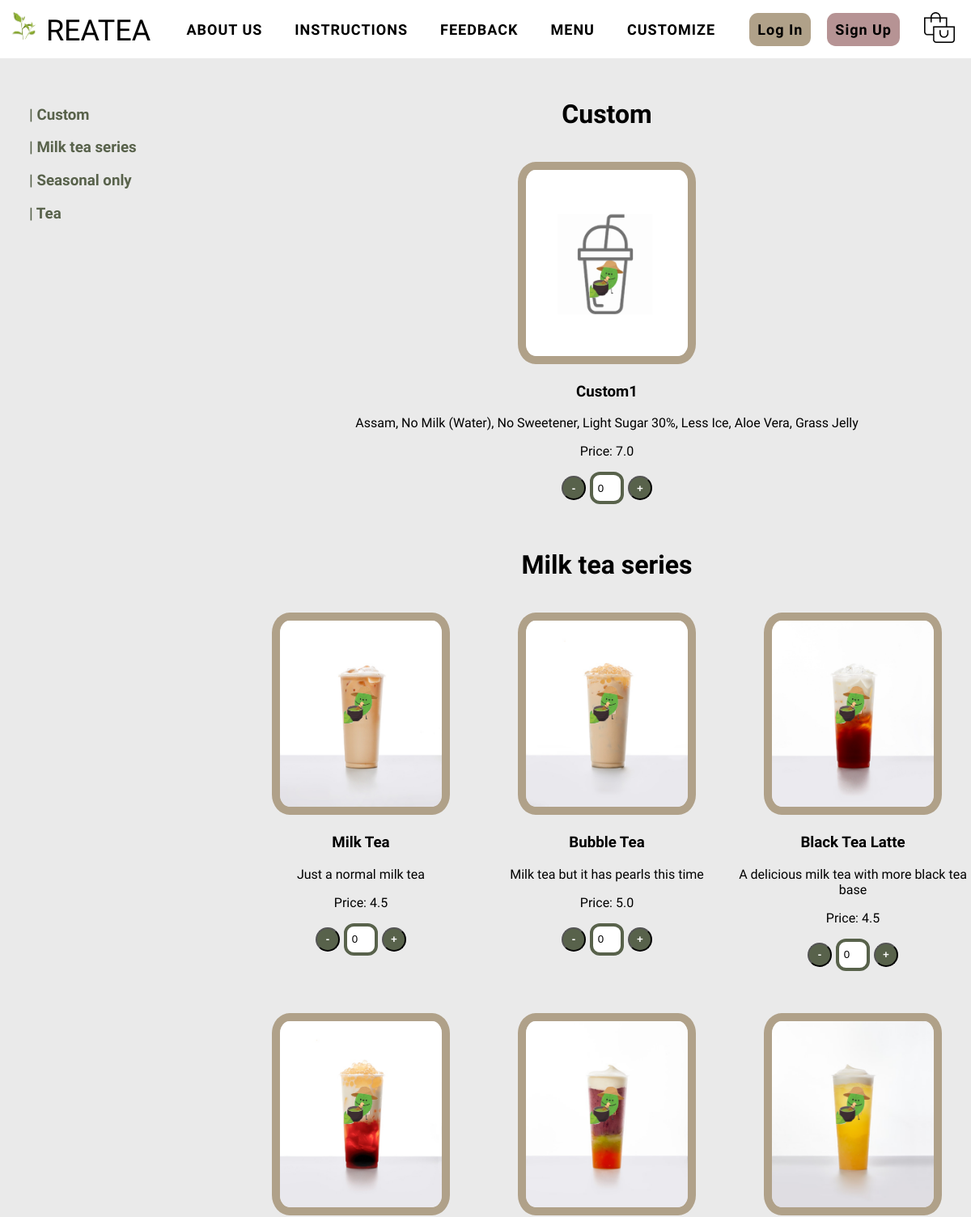
Before: /menu (upper part) with the older database file.
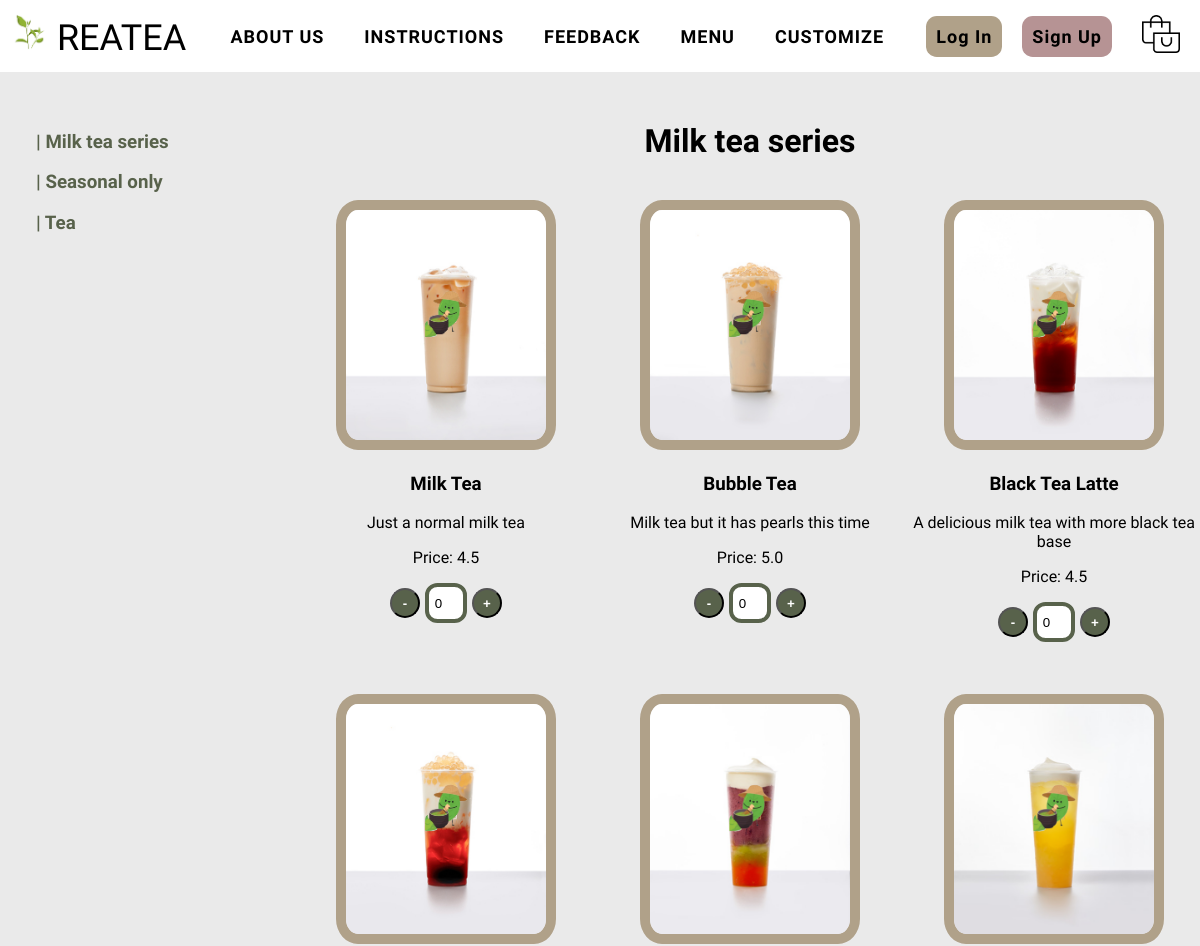
After: the same page with the newer database file.
### models.py (models this page shows, shortened)
class Product(db.Model):
    id = db.Column(db.Integer, primary_key=True)
    name = db.Column(db.String(80), unique=True, nullable=False)
    price = db.Column(db.Float, nullable=False)
    category = db.Column(db.String(80), nullable=False)
    description = db.Column(db.Text)
    quantity = db.Column(db.Integer, nullable=False)
    ingredients = db.relationship(
        "Ingredient",
        secondary="product_ingredient",
        lazy="subquery",
        backref=db.backref("products", lazy=True),
    )

### app.py (the view)
@app.route("/menu")
def menu():
    products = Product.query.all()
    categories = sorted(list(set([product.category for product in products])))
    product_dict = {}
    for category in categories:
        product_dict[category] = [
            product for product in products if product.category == category
        ]
    return render_template("menu.html", products=product_dict, categories=categories)

### templates/menu.html (shortened to what this page needs)
{% extends "base.html" %} {% block title %}Menu{% endblock %} {% block content
%}
<main>
  <div class="menucustomPage">
    <section class="menucustomNavBar">
      {% for category in categories %}
      <h3><a href="#{{ category }}">| {{ category|capitalize }}</a></h3>
      {% endfor %}
    </section>
    <section class="menuItem">
      {% for category in categories %}
      <h2 id="{{ category }}">{{ category|capitalize }}</h2>
      <ul class="itemType">
        {% for product in products[category] %}
        <li>
          <img
            src="{{ url_for('static', filename='image/menuPage/' + product.name + '.png') }}"
            alt="{{ product.name }} images"
            width="200"
            height="230"
            onerror="this.onerror=null;this.src='{{ url_for('static', filename='image/menuPage/placeholder.png') }}';"
          />
          <h3>{{ product.name }}</h3>
          <p>{{ product.description }}</p>
          <p>Price: {{ product.price }}</p>
          <div class="quantity">
            <button
              class="removeButton"
              type="button"
              onclick="subtractOne(this)"
            >
              -
            </button>
            <input class="count" type="number" value="0" readonly />
            <button class="addButton" type="button" onclick="addOne(this)">
              +
            </button>
          </div>
        </li>
        {% endfor %}
      </ul>
      {% endfor %}
    </section>
  </div>
</main>
{% endblock %}

### templates/base.html (shortened to what this page needs)
<!DOCTYPE html>
<html lang="en">
  <head>
    <link
      href="{{ url_for('static', filename='css/stylesheet.css') }}"
      rel="stylesheet"
    />
  </head>
  <body>
    <header>
      <div class="topMainNavBar">
        <div class="logoButton">
          <a href="home" title="home" class="ourName">
            <img
              class="logo"
              src="{{ url_for('static', filename='image/homePage/logo.jpg') }}"
              alt="logo"
            /> REATEA </a>
        </div>
          <div class="navList">
            <a href="about" title="about"> ABOUT US </a>
            <a href="instructions"> INSTRUCTIONS </a>
            <a href="feedback"> FEEDBACK </a>
            <a href="menu"> MENU </a></li>
            <a href="customize"> CUSTOMIZE </a>
          </div>
          <div class="acctCartButton">
          {% if current_user.is_authenticated %}
          <a class="accountButton1" href="dashboard">{{ current_user.username }}</a>
          <a class="accountButton2" href="logout">Log Out</a>
          {% else %}
          <a class="accountButton1" href="dashboard">Log In</a>
          <a class="accountButton2" href="signup">Sign Up</a>
          {% endif %}
          <a  class="cartIcon" href="cart">
            <img
              src="{{ url_for('static', filename='image/cartPage/shopping.png') }}"
              alt="cart image"
              width="38"
              height="38"
            />
          </a>
        </div>
    </div>
      </header>
    {% block content %} {% endblock %}
  </body>
</html>

### static/css/stylesheet.css (style rules this page uses)
body { background-color: #EAEAEA; font-family: "Glegoo", serif; min-height: 100vh; display: flex; flex-direction: column; margin: 0px; }
header { display: flex; flex-direction: column; width: 100%; }
h2 { color: black; }
h3 { color: black; }
.topMainNavBar { display: inline-flex; background: #ffffff; width: 100%; align-items: center; justify-content: space-between; }
.ourName { font-family: "Glegoo", serif; font-size: 3vw; text-align: center; }
.logo { align-items: center; max-width: 3vw; }
.navList, .accountButton, .ourName { text-align: center; overflow: hidden; }
.navList { display: flex; list-style-type: none; justify-content: space-evenly; align-items: center; }
.navList a { border-radius: 0.6em; padding: 10px 10px; margin: 5px 10px; color: black; font-size: 18px; font-weight: bold; letter-spacing: 1px; text-align: center; }
.logoButton { display: flex; justify-self: center; margin: 1%; }
.logoButton > a { color: black; }
.acctCartButton { display: flex; justify-self: right; justify-content: space-evenly; align-items: center; }
.acctCartButton a { border-radius: 0.6em; padding: 10px 10px; margin: 5px 10px; color: black; font-size: 18px; font-weight: bold; letter-spacing: 1px; text-align: center; }
.accountButton1, .accountButton2, .logoutButton { background-color: #B0A189; }
.accountButton2 { background-color: #b69394; border-radius: 0px; }
header a { text-decoration: none; }
.menucustomPage { display: grid; grid-template-columns: 2fr 6fr; grid-template-rows: 50px 1fr; }
.menucustomNavBar { grid-column: 1/2; grid-row: 1/3; position: fixed; margin-left: 3vw; margin-top: 5vh; }
.menucustomNavBar h3 a { text-decoration: none; color: #58624b; }
.menucustomItem, .menuItem { display: grid; grid-template-columns: 1fr; grid-column: 2/3; grid-row: 2/3; }
.menucustomItem h2, .menuItem h2 { margin: 0px; text-align: center; padding-bottom: 3vh; font-size: 2em; }
.itemType { display: flex; list-style-type: none; text-align: center; padding: 0px; flex-wrap: wrap; gap: 1vw; }
.itemType li { flex: 1 0 calc(20% - 10px); margin-bottom: 5vh; }
.itemType img { border-radius: 10%; border: 10px solid #B0A189; }
.quantity { display: flex; align-items: center; justify-content: center; margin-top: 10px; margin-bottom: 0px; }
.removeButton, .addButton { display: inline-block; width: 30px; height: 30px; background-color: #58624b; color: white; border-radius: 50%; font-weight: bold; cursor: pointer; }
.count { width: 30px; height: 30px; text-align: center; border: 4px solid #58624b; border-radius: 30%; margin: 0 5px; }

Changed rows visible on the page:
removed Product: category "Custom", shows a picture, name "Custom1", description "Assam, No Milk (Water), No Sweetener, Light Sugar 30%, Less Ice, Aloe Vera, Grass Jelly", price "7.0"
